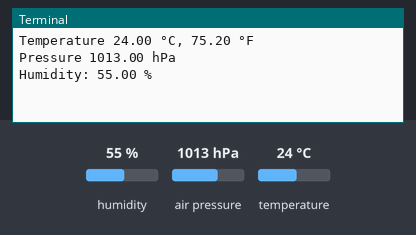
A program run on a simulated Raspberry Pi (BCM pin numbers). Parts: the last lines printed to the terminal. The test bench sets the inputs (shaded band); at power-on: humidity 55 %, air pressure 1013 hPa, temperature 24 °C.

Above: at 1.2 s.
1.3 s: humidity set to 22 %
At 2.4 s:
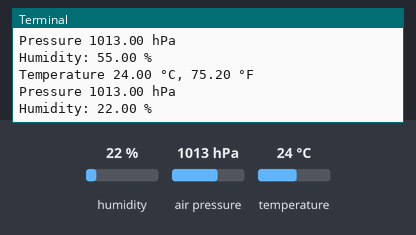
4.0 s: air pressure set to 952 hPa
At 5.5 s:
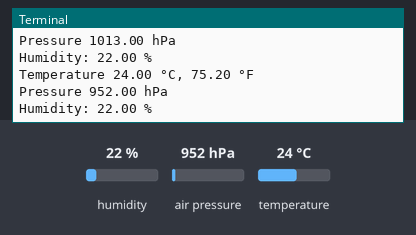
6.7 s: temperature set to 12 °C
At 9.2 s:
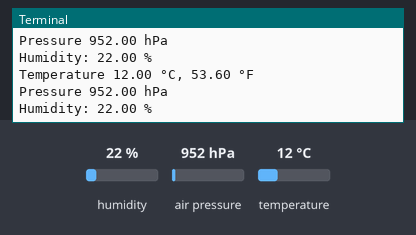

The program:

GY_BME280.py
```python
import time
import smbus2
import bme280
address = 0x76
bus = smbus2.SMBus(1)
calibration_params = bme280.load_calibration_params(bus, address)
def celsuis_to_fahrenheit(celsuis):
    return (celsuis * 9/5) + 32
while True:
    try:
        data = bme280.sample(bus, address, calibration_params)
        temperature_celsuis = data.temperature
        pressure = data.pressure
        humidity = data.humidity
        temperature_fahrenheit = celsuis_to_fahrenheit(temperature_celsuis)
        print("Temperature {:.2f} °C, {:.2f} °F".format(temperature_celsuis, temperature_fahrenheit))
        print("Pressure {:.2f} hPa".format(pressure))
        print("Humidity: {:.2f} %".format(humidity))
        time.sleep(2)
    except KeyboardInterrupt:
        print('Program stopped')
        break
    except Exception as e:
        print('An unexpected error occured:', str(e))
        break
```

Measured:
- after the input at 1.3 s, the terminal: prints a new line after 0.72 s (image 1)
- after the input at 4.0 s, the terminal: prints a new line at once (image 2)
- after the input at 6.7 s, the terminal: prints a new line after 1.3 s (image 3)
